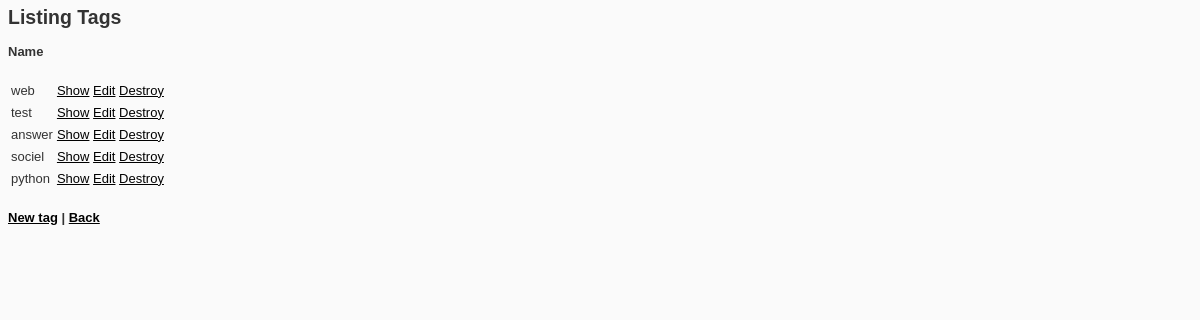
Before: /tags/ with the older database file.
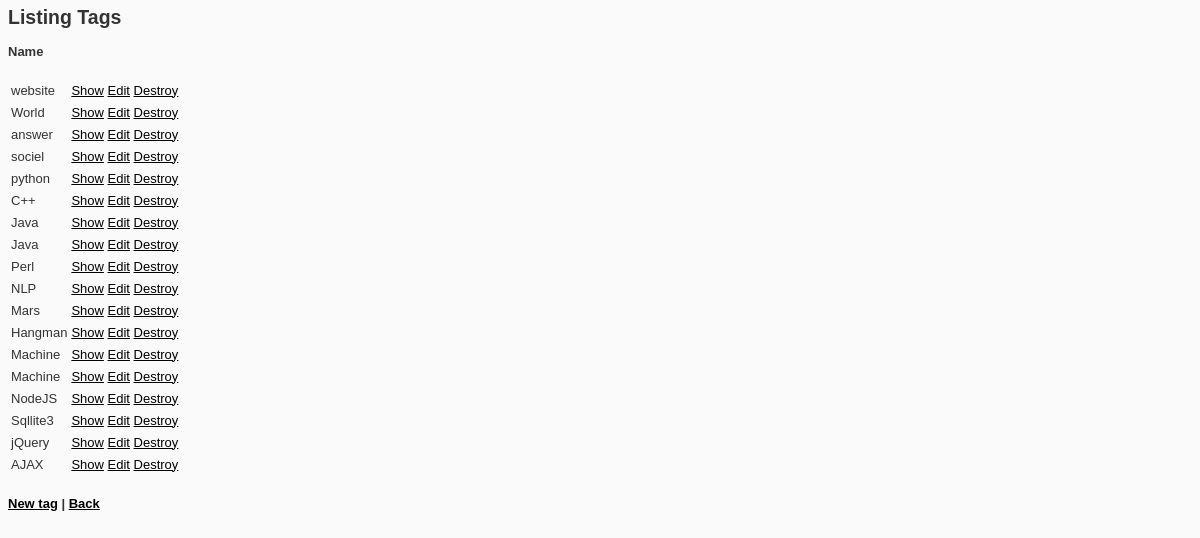
After: the same page with the newer database file.
### bookmark/models.py (models this page shows, shortened)
@python_2_unicode_compatible
class T_Tag(models.Model):
	TagID = models.AutoField(primary_key=True)
	Tag = models.CharField(max_length=100)

### bookmark/views.py (the view)
# urls.py: url(r'^tags/$', views.showTags, name='showTags'),
def showTags(request):
	tag_list =  T_Tag.objects.all()
	context = {
	'tag_list': tag_list,
	}
	return render(request,'bookmark/tags.html', context)

### bookmark/templates/bookmark/tags.html (shortened to what this page needs)
{% load staticfiles %}
<link rel="stylesheet" type="text/css" href="{% static 'bookmark/style.css' %}" />
<body>
<h2>Listing Tags</h2>
<h4>Name</h4>
<div id="tags">
<table>
{% if tag_list %}
    {% for tagRow in tag_list %}
        <tr><td>{{ tagRow.Tag }}</td><td> <a href="/tags/{{tagRow.TagID}}">Show</a> <a href="/tags/{{tagRow.TagID}}/edit">Edit</a> <a href="/tags/{{tagRow.TagID}}" class="destroyTag" value="{{tagRow.TagID}}">Destroy</a></td> </tr>
    {% endfor %}
{% else %}
    <p>No tags are available.</p>
{% endif %}
</table>
</div>
<br/>
<b><a href="/tags/new/">New tag</a> | <a href="../">Back</a></b><br/>
</body>

Changed rows visible on the page:
changed T_Tag: Tag "web" → "website"
changed T_Tag: Tag "test" → "World"
added T_Tag: Tag "C++", {{ tagRow.TagID }} 6 (drawn)
added T_Tag: Tag "Java", {{ tagRow.TagID }} 7 (drawn)
added T_Tag: Tag "Java", {{ tagRow.TagID }} 8 (drawn)
added T_Tag: Tag "Perl", {{ tagRow.TagID }} 9 (drawn)
added T_Tag: Tag "NLP", {{ tagRow.TagID }} 10 (drawn)
added T_Tag: Tag "Mars", {{ tagRow.TagID }} 11 (drawn)
added T_Tag: Tag "Hangman", {{ tagRow.TagID }} 12 (drawn)
added T_Tag: Tag "Machine", {{ tagRow.TagID }} 13 (drawn)
added T_Tag: Tag "Machine", {{ tagRow.TagID }} 14 (drawn)
added T_Tag: Tag "NodeJS", {{ tagRow.TagID }} 15 (drawn)
added T_Tag: Tag "Sqllite3", {{ tagRow.TagID }} 16 (drawn)
added T_Tag: Tag "jQuery", {{ tagRow.TagID }} 17 (drawn)
added T_Tag: Tag "AJAX", {{ tagRow.TagID }} 18 (drawn)
